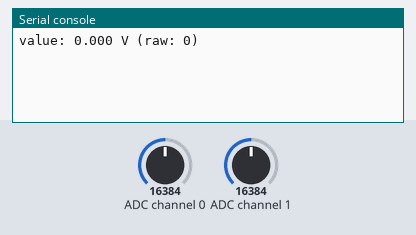
The program below on a simulated ESP32 board running MicroPython. Shown: the last lines printed to the serial console. Inputs (shaded band) come from the test bench; at power-on: ADC channel 0 = 16384, ADC channel 1 = 16384 (analog values on the 0–32767 scale). Library files of the repository ran but are not shown: ads1x15.py.

Above: at 1.2 s.
1.3 s: ADC channel 0 set to 22936
At 3.3 s:
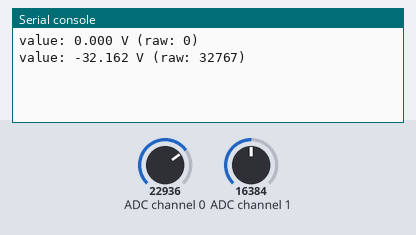
4.0 s: ADC channel 1 set to 28834
At 4.9 s:
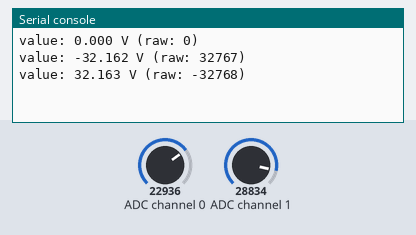
6.7 s: ADC channel 0 set to 32767
At 9.2 s:
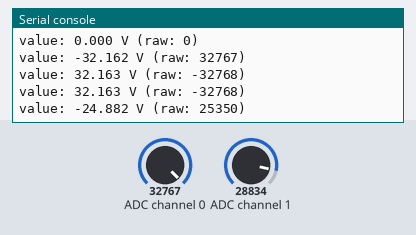
Timing chart, 0 to 10.7 s (numbered marks = the images above; inputs shaded):
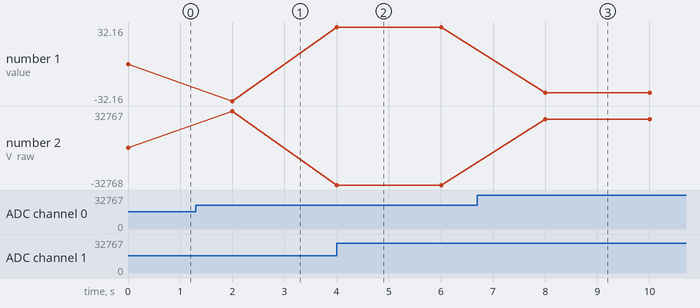

Measured:
- after the input at 1.3 s, the serial console: prints a new line after 0.70 s (image 1)
- after the input at 4.0 s, the serial console: prints a new line at once (image 2)
- after the input at 6.7 s, the serial console: prints a new line after 1.3 s (image 3)
- plotted number 1: 0 → -32.16 after the input at 1.3 s, -32.16 → 32.16 after the input at 4.0 s, 32.16 → -24.88 after the input at 6.7 s
- plotted number 2: 0 → 32767 after the input at 1.3 s, 32767 → -32768 after the input at 4.0 s, -32768 → 25350 after the input at 6.7 s

The program:

main.py
```python
"""Test of m5stack voltmeter unit (use ADS1115 chip)

more info: https://docs.m5stack.com/en/unit/vmeter
"""

from utime import sleep
from machine import I2C, Pin
from ads1x15 import ADS1115


# some const
RES_RATIO = 1/(11/(11+680))

# inits
i2c = I2C(id=0, sda=Pin(8), scl=Pin(9))
adc = ADS1115(i2c=i2c, address=0x49, gain=4)

# read loop
while True:
    # read diff AINO - AIN1
    raw = adc.read(rate=1, channel1=0, channel2=1)
    # decode RAW value (gain=0 > +/-6_144mv > 1 bit = 0.1875mv)
    # volts = RES_RATIO * -raw * 0.1875 / 1000
    # decode RAW value (gain=4 > +/-0_512mv > 1 bit = 0.015625mv)
    volts = RES_RATIO * -raw * 0.015625 / 1000
    print(f'value: {volts:0.3f} V (raw: {raw})')
    sleep(2.0)
```
